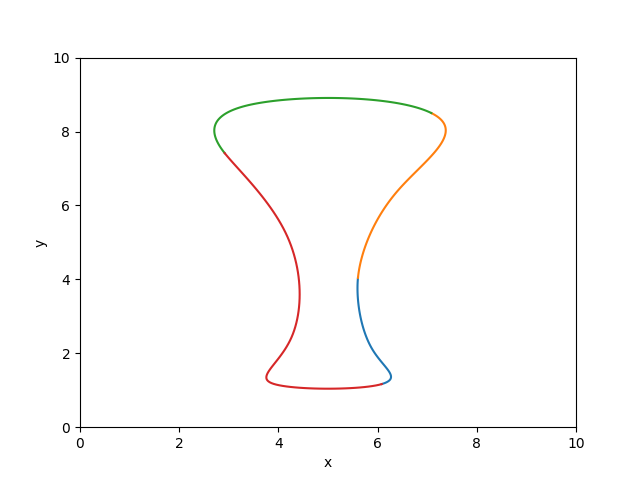

The script that saved this image:
import numpy as np
import matplotlib.pyplot as plt
from functions import KnotVector, EvalBSpline

def Reparameterise(sets, p, V):
    # find all the inner points in the knot vectors and create union knot vector
    inner_points = []
    for Q in sets:
        UQ = KnotVector(Q, p, periodic=False)
        m = len(UQ)
        for point in UQ[p + 1:m - p - 1]:
            inner_points.append(point)

    # create new uniform knot vector
    inner_points = set(inner_points)
    inner_points = list(inner_points)
    inner_points.sort()

    UQ = np.array([0] * (p + 1) + inner_points + [1] * (p + 1))

    for Q in sets:
        Q = np.array(Q, dtype="float64")
        Z = np.array(EvalBSpline(V, Q, UQ, p, periodic=False)).T
        X, Y = Z.T
        plt.plot(X, Y)

    # settings of plot
    plt.xlabel('x')
    plt.ylabel('y')
    plt.xlim(0, 10)
    plt.ylim(0, 10)
    plt.savefig("reparameterise.png")
    plt.close()

    # returning the information to use in other files
    return UQ


